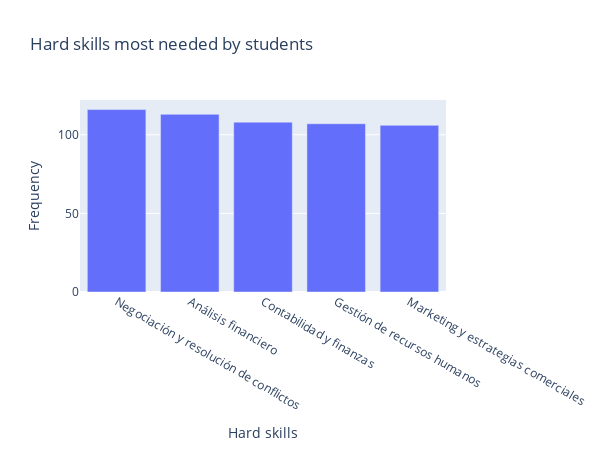

This figure's notebook cell:
### Code cell
# Hard skills más demandadas por los estudiantes de los bootcamps
need = users_df['iNeed'].explode().value_counts()

# Seleccionar los N hard skill que más necesitan los alumnos
top_n = 5
top_need = need.head(top_n)

# Quitar los corchetes de lista del índice
top_need.index = top_need.index.str.strip('[]')

# Crear el gráfico de barras horizontales
fig = go.Figure(data=go.Bar(
    y=top_need.values,
    x=top_need.index,
    orientation='v'
))

# Configurar el diseño del gráfico
fig.update_layout(
    title='Hard skills most needed by students',
    yaxis_title='Frequency',
    xaxis_title='Hard skills',
    width=600,
    height=450
)

# Mostrar el gráfico
fig.show()

### Figure 1 — Plotly figure (JSON) as saved in the notebook; plotly's stock layout.template omitted (floating-point values rounded to 4 significant figures)
{"data": [{"orientation": "v", "type": "bar", "x": ["Negociación y resolución de conflictos", "Análisis financiero", "Contabilidad y finanzas", "Gestión de recursos humanos", "Marketing y estrategias comerciales"], "y": [116, 113, 108, 107, 106]}], "layout": {"height": 450, "title": {"text": "Hard skills most needed by students"}, "width": 600, "xaxis": {"title": {"text": "Hard skills"}}, "yaxis": {"title": {"text": "Frequency"}}}}
